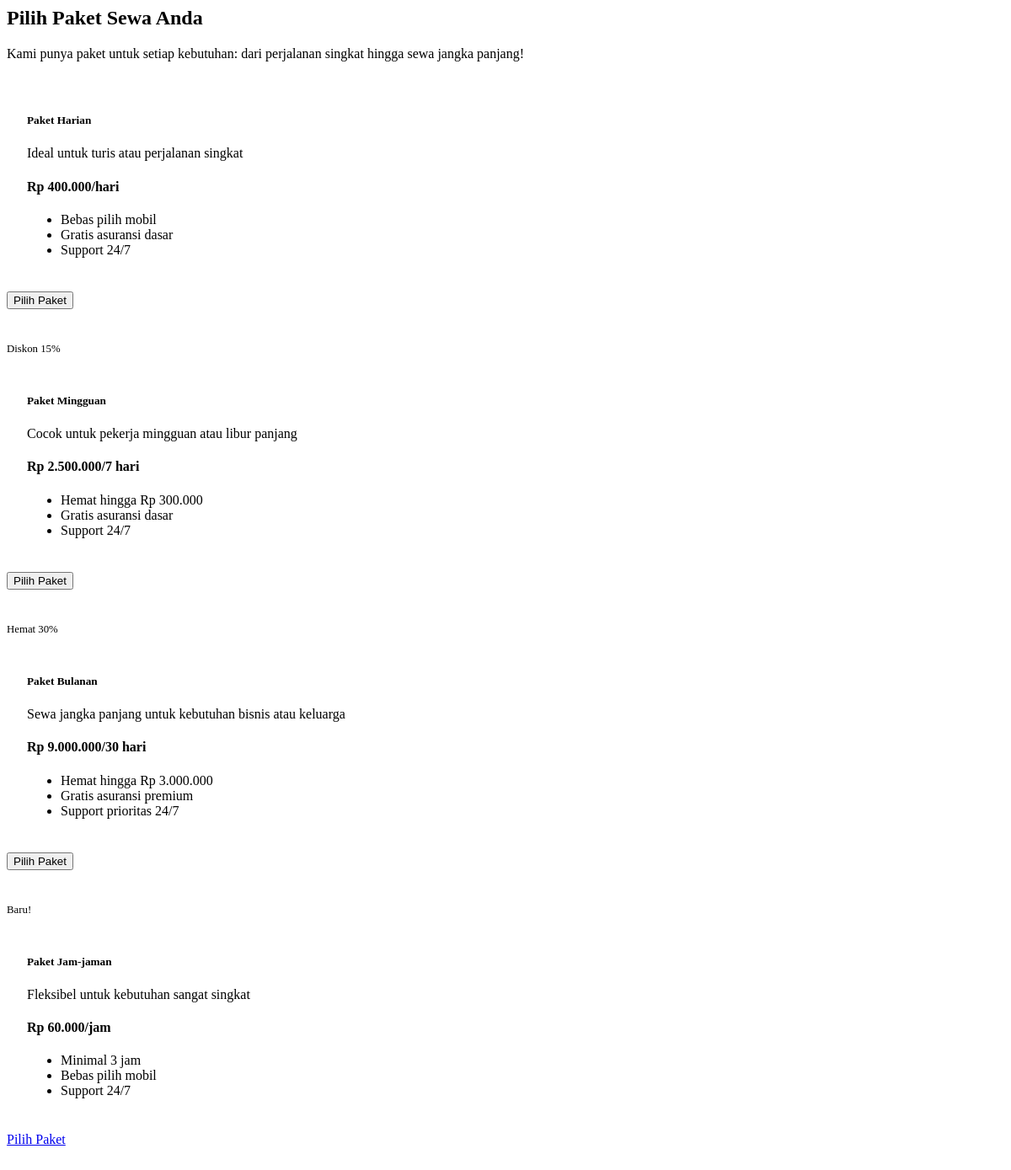
The page /pricing/paket.php on the database its author committed.
### tables this page shows
CREATE TABLE `paket_sewa` (
  `id` int(11) NOT NULL,
  `nama_paket` varchar(100) DEFAULT NULL,
  `deskripsi` text DEFAULT NULL,
  `harga` int(11) DEFAULT NULL,
  `satuan` varchar(50) DEFAULT NULL,
  `badge_text` varchar(50) DEFAULT NULL,
  `badge_class` varchar(20) DEFAULT NULL,
  `fitur_1` varchar(255) DEFAULT NULL,
  `fitur_2` varchar(255) DEFAULT NULL,
  `fitur_3` varchar(255) DEFAULT NULL,
  `is_aktif` tinyint(1) DEFAULT 1,
  `is_button_form` tinyint(1) DEFAULT 1
);

### pricing/paket.php (the view, shortened to what this page needs)
<section class="paket-section py-5 bg-gradient-light">
    <div class="container">
        <div class="text-center mb-5" data-aos="fade-up" data-aos-duration="1000">
            <h2 class="fw-bold display-4 mb-3">Pilih Paket Sewa Anda</h2>
            <p class="text-muted lead">Kami punya paket untuk setiap kebutuhan: dari perjalanan singkat hingga sewa jangka panjang!</p>
        </div>
        <?php
        include '../databases/db.php';
        $query = "SELECT * FROM paket_sewa WHERE is_aktif = 1";
        $result = mysqli_query($conn, $query);
        ?>
        <div class="row g-4" data-aos="zoom-in" data-aos-duration="1000">
            <?php while ($row = mysqli_fetch_assoc($result)): ?>
                <div class="col-md-6 col-lg-3">
                    <div class="card h-100 shadow-lg position-relative overflow-hidden">
                        <?php if ($row['badge_text']): ?>
                            <span class="badge <?= $row['badge_class']; ?> position-absolute top-0 start-0 m-3 z-3"><?= $row['badge_text']; ?></span>
                        <?php endif; ?>
                        <div class="card-body text-center">
                            <h5 class="card-title fw-bold"><?= $row['nama_paket']; ?></h5>
                            <p class="text-muted"><?= $row['deskripsi']; ?></p>
                            <h4 class="text-primary fw-semibold">Rp <?= number_format($row['harga'], 0, ',', '.'); ?><span class="fs-6 text-muted">/<?= $row['satuan']; ?></span></h4>
                            <ul class="list-unstyled mt-3">
                                <li><i class="fas fa-check text-success me-2"></i><?= $row['fitur_1']; ?></li>
                                <li><i class="fas fa-check text-success me-2"></i><?= $row['fitur_2']; ?></li>
                                <li><i class="fas fa-check text-success me-2"></i><?= $row['fitur_3']; ?></li>
                            </ul>
                        </div>
                        <div class="card-footer bg-transparent border-0 text-center">
                            <?php if ($row['is_button_form']): ?>
                                <form action="../promo/paket.php" method="POST">
                                    <button type="submit" class="btn btn-primary btn-sm shadow" data-bs-toggle="tooltip" title="Pilih Paket">
                                        <i class="fas fa-calendar-check me-2"></i>Pilih Paket
                                    </button>
                                </form>
                            <?php else: ?>
                                <a href="#" class="btn btn-primary btn-sm shadow pilih-paket-jam" data-bs-toggle="tooltip" title="Pilih Paket"
                                    onclick="event.preventDefault(); showUnavailableFeature();">
                                    <i class="fas fa-calendar-check me-2"></i>Pilih Paket
                                </a>
                            <?php endif; ?>
                        </div>
                    </div>
                </div>
            <?php endwhile; ?>
        </div>
    </div>
</section>

### pricing/paket.php (style rules this page uses)
.paket-section .card { transition: transform 0.3s ease, box-shadow 0.3s ease; border: none; }
.paket-section .btn-primary { transition: all 0.3s ease; }
.paket-section .badge { font-size: 0.8rem; }
.paket-section .card-body { padding: 1.5rem; }
.paket-section .card-footer { padding-bottom: 1.5rem; }

### rows shown on the page
paket_sewa: nama_paket "Paket Harian", deskripsi "Ideal untuk turis atau perjalanan singkat", harga "400.000", satuan "hari", fitur_1 "Bebas pilih mobil", fitur_2 "Gratis asuransi dasar", fitur_3 "Support 24/7"
paket_sewa: badge_text "Diskon 15%", nama_paket "Paket Mingguan", deskripsi "Cocok untuk pekerja mingguan atau libur panjang", harga "2.500.000", satuan "7 hari", fitur_1 "Hemat hingga Rp 300.000", fitur_2 "Gratis asuransi dasar", fitur_3 "Support 24/7"
paket_sewa: badge_text "Hemat 30%", nama_paket "Paket Bulanan", deskripsi "Sewa jangka panjang untuk kebutuhan bisnis atau keluarga", harga "9.000.000", satuan "30 hari", fitur_1 "Hemat hingga Rp 3.000.000", fitur_2 "Gratis asuransi premium", fitur_3 "Support prioritas 24/7"
paket_sewa: badge_text "Baru!", nama_paket "Paket Jam-jaman", deskripsi "Fleksibel untuk kebutuhan sangat singkat", harga "60.000", satuan "jam", fitur_1 "Minimal 3 jam", fitur_2 "Bebas pilih mobil", fitur_3 "Support 24/7", is_button_form "Pilih Paket"
